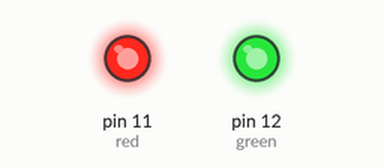
Recording of a sketch running on a simulated Arduino Uno, built with avr-gcc and run on an emulated ATmega328P. Shown: output pins drawn as LEDs (lit = HIGH).

Above: at 0.1 s.
Timing chart, 0 to 1.6 s (numbered marks = the images above):
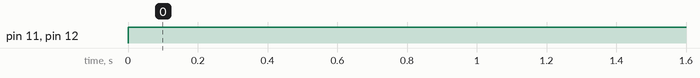

The sketch:

Arduino_LED_Nicky.ino
```cpp
int red = 11; // the pin the LED is connected to
int green = 12; //
void setup() {
  pinMode(red, OUTPUT); // Declare the LED as an output
  pinMode(green, OUTPUT);
}

void loop() {
  digitalWrite(red, HIGH); // Turn the LED on
  digitalWrite(green, HIGH);
}
```

Measured:
- by itself, pin 11 (red), pin 12 (green): LOW → HIGH at 0.00 s
